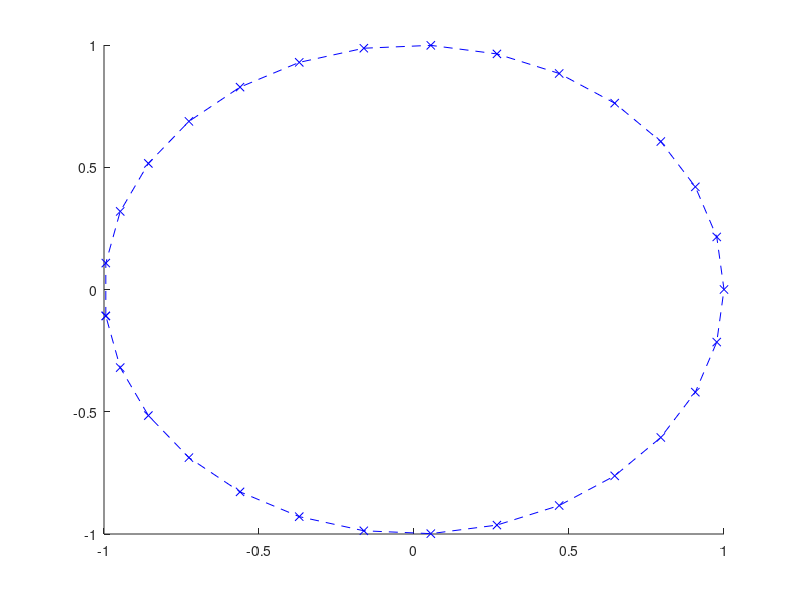

This figure's MATLAB source:
%%
clc;clear;close all;
r = 1.0;
N_panel = 30;
deltheta = (2*pi)/(N_panel-1);
theta= (pi+(deltheta/2)):-(deltheta):(-pi+(deltheta/2));
theta_deg = theta*(180/pi);
%theta(N_panel+1) = theta(1);

x = r*cos(theta);
y = r*sin(theta);

figure(1);hold on;
plot(x,y,'--bx');

%%
fil = 'circular_cylinder.txt';
fid = fopen(fil,'w');

for i = 1:1:length(x)
    
    fprintf(fid,'%d %d %d',x(i),y(i),theta(i));
    fprintf(fid,'\n');
    
end
